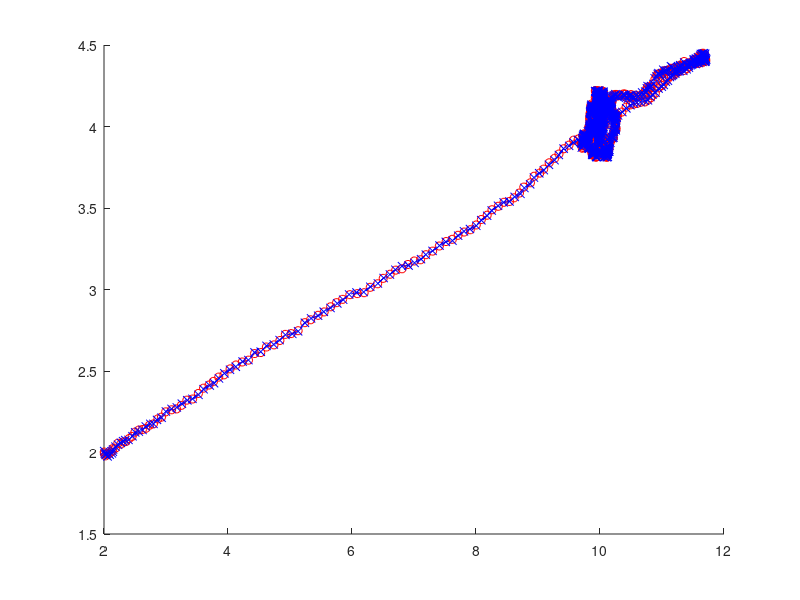

Write the MATLAB code that produced this figure. (Note: this script raises an error after producing the figure.)
%% Spacebot
% Includes a KF and PD control
clear; clc;

%Testing changes for learning github -bmao

%% Simulation setup
% Time
t0 = 0;
tf = 10;
dt = 0.01;
T = t0:dt:tf;
M = 20;

% Initial position
x0 = [2 0 2  0 2 0]';

% Desired position
xd = [10 0 4 0 5 0]';

%% Motion model

% State x = [x vx y vy z vz]
A=[1 dt 0 0 0 0; 0 1 0 0 0 0;
   0 0 1 dt 0 0; 0 0 0 1 0 0;
   0 0 0 0 1 dt; 0 0 0 0 0 1];

B=[0 0 0; dt/M 0 0; 0 0 0; 0 dt/M 0; 0 0 0; 0 0 dt/M];
n = length(A);
m = length(B(1,:));

%% Measurement model
C=[1 0 0 0 0 0; -1 0 0 0 0 0; 
   0 0 1 0 0 0; 0 0 -1 0 0 0;
   0 0 0 0 1 0; 0 0 0 0 -1 0];
q = length(C(1,:));
y_off = [ .50; -19.50; .50; -9.50; .50; -9.50];



%% PD control gains
Kp = 100;
Kd = 40;

%PD gain matrix
Kc = [ Kp Kd 0 0 0 0;
       0 0 Kp Kd 0 0;
       0 0 0 0 Kp Kd];


%% Kalman covariances
Re = 0.0001*eye(q);
Qe = 0.0001*eye(n);
[QeV, Qev] = eig(Qe);
[ReV, Rev] = eig(Re);

%% Simulation

% Setup storage variables
x = zeros(n,length(T));
x(:,1) = x0;
u = zeros(m,length(T)-1);
y = zeros(q,length(T));

mu = x0;
S = 2*eye(n);
mup_S = zeros(n,length(T));
mu_S = zeros(n,length(T));
S_S = zeros(n,n,length(T));
Ke_S = zeros(q,n,length(T));

%% Main loop
for t=2:length(T)-1
    %% PD control with desired state offset
    u(:,t)= Kc*(xd-mu);
    
    %% Simulation of motion and measurements
    % Select a motion disturbance
    e = ReV*sqrt(Rev)*randn(n,1);
    % Update state
    x(:,t) = A*x(:,t-1)+ B*u(:,t) + e;

    % Take measurement
    % Select a motion disturbance
    d = QeV*sqrt(Qev)*randn(n,1);
    % Determine measurement
    y_raw(:,t) = C*x(:,t) + y_off  + d;

    %% Kalman Filter Estimation
    % Prediction update
    mup = A*mu + B*u(:,t);
    Sp = A*S*A' + Re;

    % Modify measurements to use in KF
    y(:,t) = y_raw(:,t) - y_off;

    % Measurement update
    Ke = Sp*C'*inv(C*Sp*C'+Qe);
    mu = mup + Ke*(y(:,t)-C*mup);
    S = (eye(n)-Ke*C)*Sp;
    
    % Store results
    mup_S(:,t) = mup;
    mu_S(:,t) = mu;
    S_S(:,:,t) = S;
    Ke_S(:,:,t) = Ke;
    
end

%% Plot results
figure(1); clf; hold on;
plot(x(1,2:t),x(3,2:t), 'ro--')
plot(mu_S(1,2:t),mu_S(3,2:t), 'bx--')
for i=2:round(1/dt):t
    mu_pos = [mu_S(1,i) mu_S(3,i)];
    S_pos = [S_S(1,1,i) S_S(1,3,i); S_S(3,1,i) S_S(3,3,i)];
    error_ellipse(S_pos,mu_pos,0.75);
    error_ellipse(S_pos,mu_pos,0.95);
end
title('True state and beliefs')
legend('State', 'Estimate')

figure(2); clf;
Ke_S2 = reshape(Ke_S, q*n,1,length(T));
plot(T,squeeze(Ke_S2)');
title('Kalman Gain')

figure(3); clf; hold on;
subplot(2,1,1);
plot(T(1:end-1), u);
title('Control Inputs');
subplot(2,1,2);
plot(T(1:end-1), xd*ones(1,length(T)-1)-x(:,1:end-1), '--')
title('State Errors')

figure(4); clf; hold on;
subplot(3,1,1)
plot(T(2:t),x(1,2:t), 'ro--')
subplot(3,1,2)
plot(T(2:t),x(3,2:t), 'ro--')
subplot(3,1,3)
plot(T(2:t),x(5,2:t), 'ro--')
title('Position trajectories')
